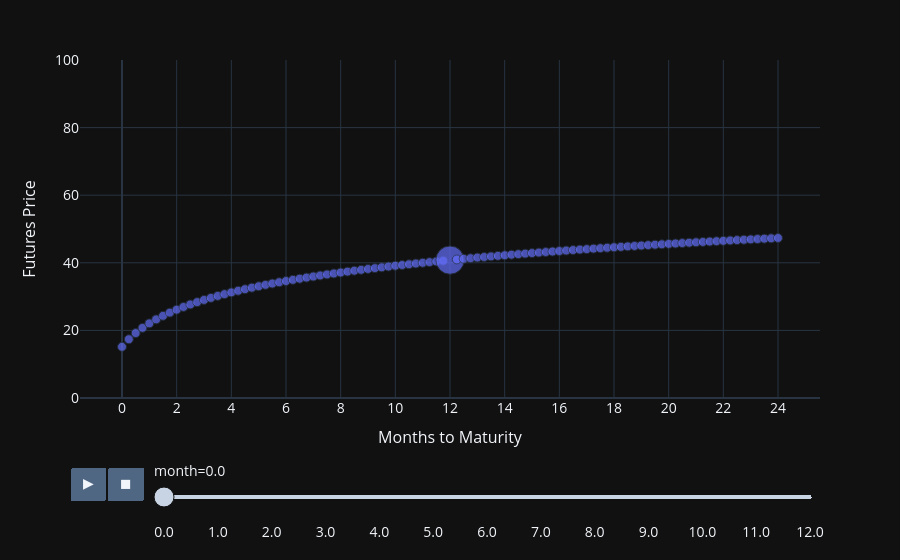

Source (notebook cell):
### Code cell
import plotly.express as px
import pandas as pd
import numpy as np

x = np.arange(0, 24.25, 0.25)

df = None 
for i in range(49):
    y = 40 + 10 * (np.log(1 + x) - np.log(12))
    month = (i/4)*np.ones(len(x))
    size = np.ones(len(x))
    size[48-i] = 10
    d = pd.DataFrame(dict(x=x, y=y, month=month, size=size))
    df = pd.concat((df, d))
fig = px.scatter(df, x="x", y="y", animation_frame="month", size="size")
fig.layout.updatemenus[0].buttons[0].args[1]["frame"]["duration"] = 100
fig.update_layout(
    font_size=14,
    yaxis=dict(
        range=(0, 100),
        title="Futures Price",
        title_font_size=16,
    ),
    xaxis=dict(
        title="Months to Maturity",
        title_font_size=16,
        tickvals=np.arange(0, 26, 2)
    ),
    template="plotly_dark"
)
fig.show()

### Figure 1 — Plotly figure (JSON) as saved in the notebook; plotly's stock layout.template omitted (floating-point values rounded to 4 significant figures)
{"data": [{"hovertemplate": "month=0.0<br>x=%{x}<br>y=%{y}<br>size=%{marker.size}<extra></extra>", "legendgroup": "", "marker": {"color": "#636efa", "size": [1, 1, 1, 1, 1, 1, 1, 1, 1, 1, 1, 1, 1, 1, 1, 1, 1, 1, 1, 1, 1, 1, 1, 1, 1, 1, 1, 1, 1, 1, 1, 1, 1, 1, 1, 1, 1, 1, 1, 1, 1, 1, 1, 1, 1, 1, 1, 1, 10, 1, 1, 1, 1, 1, 1, 1, 1, 1, 1, 1, 1, 1, 1, 1, 1, 1, 1, 1, 1, 1, 1, 1, 1, 1, 1, 1, 1, 1, 1, 1, 1, 1, 1, 1, 1, 1, 1, 1, 1, 1, 1, 1, 1, 1, 1, 1, 1], "sizemode": "area", "sizeref": 0.025, "symbol": "circle"}, "mode": "markers", "name": "", "orientation": "v", "showlegend": false, "type": "scatter", "x": [0, 0.25, 0.5, 0.75, 1, 1.25, 1.5, 1.75, 2, 2.25, 2.5, 2.75, 3, 3.25, 3.5, 3.75, 4, 4.25, 4.5, 4.75, 5, 5.25, 5.5, 5.75, 6, 6.25, 6.5, 6.75, 7, 7.25, 7.5, 7.75, 8, 8.25, 8.5, 8.75, 9, 9.25, 9.5, 9.75, 10, 10.25, 10.5, 10.75, 11, 11.25, 11.5, 11.75, 12, 12.25, 12.5, 12.75, 13, 13.25, 13.5, 13.75, 14, 14.25, 14.5, 14.75, 15, 15.25, 15.5, 15.75, 16, 16.25, 16.5, 16.75, 17, 17.25, 17.5, 17.75, 18, 18.25, 18.5, 18.75, 19, 19.25, 19.5, 19.75, 20, 20.25, 20.5, 20.75, 21, 21.25, 21.5, 21.75, 22, 22.25, 22.5, 22.75, 23, 23.25, 23.5, 23.75, 24], "xaxis": "x", "y": [15.15, 17.38, 19.21, 20.75, 22.08, 23.26, 24.31, 25.27, 26.14, 26.94, 27.68, 28.37, 29.01, 29.62, 30.19, 30.73, 31.25, 31.73, 32.2, 32.64, 33.07, 33.48, 33.87, 34.25, 34.61, 34.96, 35.3, 35.63, 35.95, 36.25, 36.55, 36.84, 37.12, 37.4, 37.66, 37.92, 38.18, 38.42, 38.66, 38.9, 39.13, 39.35, 39.57, 39.79, 40, 40.21, 40.41, 40.61, 40.8, 40.99, 41.18, 41.36, 41.54, 41.72, 41.89, 42.06, 42.23, 42.4, 42.56, 42.72, 42.88, 43.03, 43.18, 43.33, 43.48, 43.63, 43.77, 43.91, 44.05, 44.19, 44.33, 44.46, 44.6, 44.73, 44.86, 44.98, 45.11, 45.23, 45.36, 45.48, 45.6, 45.71, 45.83, 45.95, 46.06, 46.17, 46.29, 46.4, 46.51, 46.61, 46.72, 46.83, 46.93, 47.04, 47.14, 47.24, 47.34], "yaxis": "y"}], "layout": {"font": {"size": 14}, "legend": {"itemsizing": "constant", "tracegroupgap": 0}, "margin": {"t": 60}, "sliders": [{"active": 0, "currentvalue": {"prefix": "month="}, "len": 0.9, "pad": {"b": 10, "t": 60}, "steps": [{"args": [["0.0"], {"frame": {"duration": 0, "redraw": false}, "fromcurrent": true, "mode": "immediate", "transition": {"duration": 0, "easing": "linear"}}], "label": "0.0", "method": "animate"}, {"args": [["0.25"], {"frame": {"duration": 0, "redraw": false}, "fromcurrent": true, "mode": "immediate", "transition": {"duration": 0, "easing": "linear"}}], "label": "0.25", "method": "animate"}, {"args": [["0.5"], {"frame": {"duration": 0, "redraw": false}, "fromcurrent": true, "mode": "immediate", "transition": {"duration": 0, "easing": "linear"}}], "label": "0.5", "method": "animate"}, {"args": [["0.75"], {"frame": {"duration": 0, "redraw": false}, "fromcurrent": true, "mode": "immediate", "transition": {"duration": 0, "easing": "linear"}}], "label": "0.75", "method": "animate"}, {"args": [["1.0"], {"frame": {"duration": 0, "redraw": false}, "fromcurrent": true, "mode": "immediate", "transition": {"duration": 0, "easing": "linear"}}], "label": "1.0", "method": "animate"}, {"args": [["1.25"], {"frame": {"duration": 0, "redraw": false}, "fromcurrent": true, "mode": "immediate", "transition": {"duration": 0, "easing": "linear"}}], "label": "1.25", "method": "animate"}, {"args": [["1.5"], {"frame": {"duration": 0, "redraw": false}, "fromcurrent": true, "mode": "immediate", "transition": {"duration": 0, "easing": "linear"}}], "label": "1.5", "method": "animate"}, {"args": [["1.75"], {"frame": {"duration": 0, "redraw": false}, "fromcurrent": true, "mode": "immediate", "transition": {"duration": 0, "easing": "linear"}}], "label": "1.75", "method": "animate"}, {"args": [["2.0"], {"frame": {"duration": 0, "redraw": false}, "fromcurrent": true, "mode": "immediate", "transition": {"duration": 0, "easing": "linear"}}], "label": "2.0", "method": "animate"}, {"args": [["2.25"], {"frame": {"duration": 0, "redraw": false}, "fromcurrent": true, "mode": "immediate", "transition": {"duration": 0, "easing": "linear"}}], "label": "2.25", "method": "animate"}, {"args": [["2.5"], {"frame": {"duration": 0, "redraw": false}, "fromcurrent": true, "mode": "immediate", "transition": {"duration": 0, "easing": "linear"}}], "label": "2.5", "method": "animate"}, {"args": [["2.75"], {"frame": {"duration": 0, "redraw": false}, "fromcurrent": true, "mode": "immediate", "transition": {"duration": 0, "easing": "linear"}}], "label": "2.75", "method": "animate"}, {"args": [["3.0"], {"frame": {"duration": 0, "redraw": false}, "fromcurrent": true, "mode": "immediate", "transition": {"duration": 0, "easing": "linear"}}], "label": "3.0", "method": "animate"}, {"args": [["3.25"], {"frame": {"duration": 0, "redraw": false}, "fromcurrent": true, "mode": "immediate", "transition": {"duration": 0, "easing": "linear"}}], "label": "3.25", "method": "animate"}, {"args": [["3.5"], {"frame": {"duration": 0, "redraw": false}, "fromcurrent": true, "mode": "immediate", "transition": {"duration": 0, "easing": "linear"}}], "label": "3.5", "method": "animate"}, {"args": [["3.75"], {"frame": {"duration": 0, "redraw": false}, "fromcurrent": true, "mode": "immediate", "transition": {"duration": 0, "easing": "linear"}}], "label": "3.75", "method": "animate"}, {"args": [["4.0"], {"frame": {"duration": 0, "redraw": false}, "fromcurrent": true, "mode": "immediate", "transition": {"duration": 0, "easing": "linear"}}], "label": "4.0", "method": "animate"}, {"args": [["4.25"], {"frame": {"duration": 0, "redraw": false}, "fromcurrent": true, "mode": "immediate", "transition": {"duration": 0, "easing": "linear"}}], "label": "4.25", "method": "animate"}, {"args": [["4.5"], {"frame": {"duration": 0, "redraw": false}, "fromcurrent": true, "mode": "immediate", "transition": {"duration": 0, "easing": "linear"}}], "label": "4.5", "method": "animate"}, {"args": [["4.75"], {"frame": {"duration": 0, "redraw": false}, "fromcurrent": true, "mode": "immediate", "transition": {"duration": 0, "easing": "linear"}}], "label": "4.75", "method": "animate"}, {"args": [["5.0"], {"frame": {"duration": 0, "redraw": false}, "fromcurrent": true, "mode": "immediate", "transition": {"duration": 0, "easing": "linear"}}], "label": "5.0", "method": "animate"}, {"args": [["5.25"], {"frame": {"duration": 0, "redraw": false}, "fromcurrent": true, "mode": "immediate", "transition": {"duration": 0, "easing": "linear"}}], "label": "5.25", "method": "animate"}, {"args": [["5.5"], {"frame": {"duration": 0, "redraw": false}, "fromcurrent": true, "mode": "immediate", "transition": {"duration": 0, "easing": "linear"}}], "label": "5.5", "method": "animate"}, {"args": [["5.75"], {"frame": {"duration": 0, "redraw": false}, "fromcurrent": true, "mode": "immediate", "transition": {"duration": 0, "easing": "linear"}}], "label": "5.75", "method": "animate"}, {"args": [["6.0"], {"frame": {"duration": 0, "redraw": false}, "fromcurrent": true, "mode": "immediate", "transition": {"duration": 0, "easing": "linear"}}], "label": "6.0", "method": "animate"}, {"args": [["6.25"], {"frame": {"duration": 0, "redraw": false}, "fromcurrent": true, "mode": "immediate", "transition": {"duration": 0, "easing": "linear"}}], "label": "6.25", "method": "animate"}, {"args": [["6.5"], {"frame": {"duration": 0, "redraw": false}, "fromcurrent": true, "mode": "immediate", "transition": {"duration": 0, "easing": "linear"}}], "label": "6.5", "method": "animate"}, {"args": [["6.75"], {"frame": {"duration": 0, "redraw": false}, "fromcurrent": true, "mode": "immediate", "transition": {"duration": 0, "easing": "linear"}}], "label": "6.75", "method": "animate"}, {"args": [["7.0"], {"frame": {"duration": 0, "redraw": false}, "fromcurrent": true, "mode": "immediate", "transition": {"duration": 0, "easing": "linear"}}], "label": "7.0", "method": "animate"}, {"args": [["7.25"], {"frame": {"duration": 0, "redraw": false}, "fromcurrent": true, "mode": "immediate", "transition": {"duration": 0, "easing": "linear"}}], "label": "7.25", "method": "animate"}, {"args": [["7.5"], {"frame": {"duration": 0, "redraw": false}, "fromcurrent": true, "mode": "immediate", "transition": {"duration": 0, "easing": "linear"}}], "label": "7.5", "method": "animate"}, {"args": [["7.75"], {"frame": {"duration": 0, "redraw": false}, "fromcurrent": true, "mode": "immediate", "transition": {"duration": 0, "easing": "linear"}}], "label": "7.75", "method": "animate"}, {"args": [["8.0"], {"frame": {"duration": 0, "redraw": false}, "fromcurrent": true, "mode": "immediate", "transition": {"duration": 0, "easing": "linear"}}], "label": "8.0", "method": "animate"}, {"args": [["8.25"], {"frame": {"duration": 0, "redraw": false}, "fromcurrent": true, "mode": "immediate", "transition": {"duration": 0, "easing": "linear"}}], "label": "8.25", "method": "animate"}, {"args": [["8.5"], {"frame": {"duration": 0, "redraw": false}, "fromcurrent": true, "mode": "immediate", "transition": {"duration": 0, "easing": "linear"}}], "label": "8.5", "method": "animate"}, {"args": [["8.75"], {"frame": {"duration": 0, "redraw": false}, "fromcurrent": true, "mode": "immediate", "transition": {"duration": 0, "easing": "linear"}}], "label": "8.75", "method": "animate"}, {"args": [["9.0"], {"frame": {"duration": 0, "redraw": false}, "fromcurrent": true, "mode": "immediate", "transition": {"duration": 0, "easing": "linear"}}], "label": "9.0", "method": "animate"}, {"args": [["9.25"], {"frame": {"duration": 0, "redraw": false}, "fromcurrent": true, "mode": "immediate", "transition": {"duration": 0, "easing": "linear"}}], "label": "9.25", "method": "animate"}, {"args": [["9.5"], {"frame": {"duration": 0, "redraw": false}, "fromcurrent": true, "mode": "immediate", "transition": {"duration": 0, "easing": "linear"}}], "label": "9.5", "method": "animate"}, {"args": [["9.75"], {"frame": {"duration": 0, "redraw": false}, "fromcurrent": true, "mode": "immediate", "transition": {"duration": 0, "easing": "linear"}}], "label": "9.75", "method": "animate"}, {"args": [["10.0"], {"frame": {"duration": 0, "redraw": false}, "fromcurrent": true, "mode": "immediate", "transition": {"duration": 0, "easing": "linear"}}], "label": "10.0", "method": "animate"}, {"args": [["10.25"], {"frame": {"duration": 0, "redraw": false}, "fromcurrent": true, "mode": "immediate", "transition": {"duration": 0, "easing": "linear"}}], "label": "10.25", "method": "animate"}, {"args": [["10.5"], {"frame": {"duration": 0, "redraw": false}, "fromcurrent": true, "mode": "immediate", "transition": {"duration": 0, "easing": "linear"}}], "label": "10.5", "method": "animate"}, {"args": [["10.75"], {"frame": {"duration": 0, "redraw": false}, "fromcurrent": true, "mode": "immediate", "transition": {"duration": 0, "easing": "linear"}}], "label": "10.75", "method": "animate"}, {"args": [["11.0"], {"frame": {"duration": 0, "redraw": false}, "fromcurrent": true, "mode": "immediate", "transition": {"duration": 0, "easing": "linear"}}], "label": "11.0", "method": "animate"}, {"args": [["11.25"], {"frame": {"duration": 0, "redraw": false}, "fromcurrent": true, "mode": "immediate", "transition": {"duration": 0, "easing": "linear"}}], "label": "11.25", "method": "animate"}, {"args": [["11.5"], {"frame": {"duration": 0, "redraw": false}, "fromcurrent": true, "mode": "immediate", "transition": {"duration": 0, "easing": "linear"}}], "label": "11.5", "method": "animate"}, {"args": [["11.75"], {"frame": {"duration": 0, "redraw": false}, "fromcurrent": true, "mode": "immediate", "transition": {"duration": 0, "easing": "linear"}}], "label": "11.75", "method": "animate"}, {"args": [["12.0"], {"frame": {"duration": 0, "redraw": false}, "fromcurrent": true, "mode": "immediate", "transition": {"duration": 0, "easing": "linear"}}], "label": "12.0", "method": "animate"}], "x": 0.1, "xanchor": "left", "y": 0, "yanchor": "top"}], "updatemenus": [{"buttons": [{"args": [null, {"frame": {"duration": 100, "redraw": false}, "fromcurrent": true, "mode": "immediate", "transition": {"duration": 500, "easing": "linear"}}], "label": "&#9654;", "method": "animate"}, {"args": [[null], {"frame": {"duration": 0, "redraw": false}, "fromcurrent": true, "mode": "immediate", "transition": {"duration": 0, "easing": "linear"}}], "label": "&#9724;", "method": "animate"}], "direction": "left", "pad": {"r": 10, "t": 70}, "showactive": false, "type": "buttons", "x": 0.1, "xanchor": "right", "y": 0, "yanchor": "top"}], "xaxis": {"anchor": "y", "domain": [0, 1], "tickvals": [0, 2, 4, 6, 8, 10, 12, 14, 16, 18, 20, 22, 24], "title": {"font": {"size": 16}, "text": "Months to Maturity"}}, "yaxis": {"anchor": "x", "domain": [0, 1], "range": [0, 100], "title": {"font": {"size": 16}, "text": "Futures Price"}}}}
